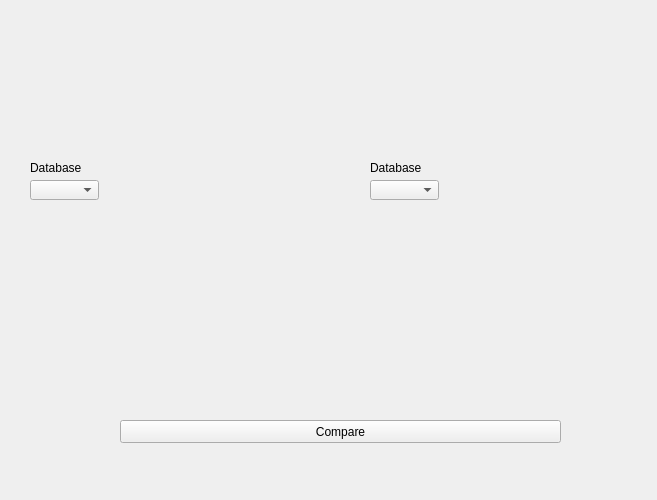
<?xml version="1.0" encoding="UTF-8"?>
<ui version="4.0">
 <class>Scelta</class>
 <widget class="QWidget" name="Scelta">
  <property name="geometry">
   <rect>
    <x>0</x>
    <y>0</y>
    <width>657</width>
    <height>500</height>
   </rect>
  </property>
  <widget class="QPushButton" name="compare_button">
   <property name="geometry">
    <rect>
     <x>120</x>
     <y>420</y>
     <width>441</width>
     <height>23</height>
    </rect>
   </property>
   <property name="text">
    <string>Compare</string>
   </property>
  </widget>
  <widget class="QLabel" name="label_db2">
   <property name="geometry">
    <rect>
     <x>370</x>
     <y>160</y>
     <width>55</width>
     <height>16</height>
    </rect>
   </property>
   <property name="text">
    <string>Database 2</string>
   </property>
  </widget>
  <widget class="QComboBox" name="comboBox2">
   <property name="geometry">
    <rect>
     <x>370</x>
     <y>180</y>
     <width>69</width>
     <height>20</height>
    </rect>
   </property>
  </widget>
  <widget class="QLabel" name="label_db1">
   <property name="geometry">
    <rect>
     <x>30</x>
     <y>160</y>
     <width>55</width>
     <height>16</height>
    </rect>
   </property>
   <property name="text">
    <string>Database 1</string>
   </property>
  </widget>
  <widget class="QComboBox" name="comboBox1">
   <property name="geometry">
    <rect>
     <x>30</x>
     <y>180</y>
     <width>69</width>
     <height>20</height>
    </rect>
   </property>
  </widget>
 </widget>
 <resources/>
 <connections/>
</ui>
